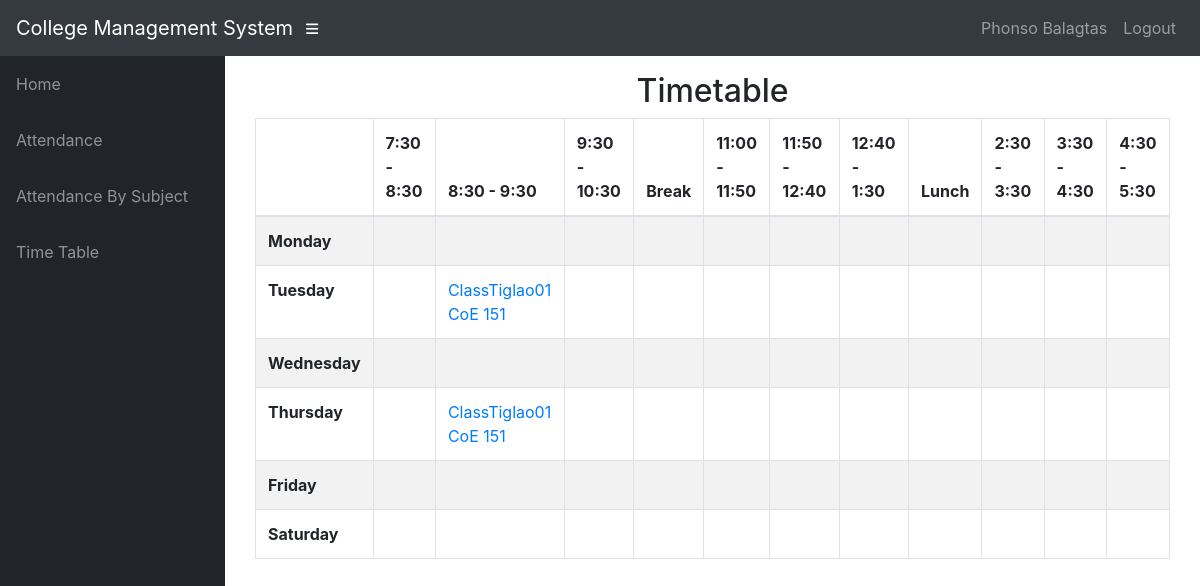
Page /teacher/TeacherOcampo01/t_timetable/ (signed in) on the committed database.
### info/models.py (models this page shows, shortened)
class User(AbstractUser):
    @property
    def is_student(self):
        if hasattr(self, 'student'):
            return True
        return False

class Student(models.Model):
    user = models.OneToOneField(User, on_delete=models.CASCADE, null=True)
    class_id = models.ForeignKey(Class, on_delete=models.CASCADE, default=1)
    USN = models.CharField(primary_key='True', max_length=9, validators=[MinLengthValidator(9), MaxLengthValidator(9)])
    name = models.CharField(max_length=200)
    DOB = models.DateField(default='1998-01-01')

class AssignTime(models.Model):
    assign = models.ForeignKey(Assign, on_delete=models.CASCADE)
    period = models.CharField(max_length=50, choices=time_slots, default='11:00 - 11:50')
    day = models.CharField(max_length=15, choices=DAYS_OF_WEEK)

class Assign(models.Model):
    class_id = models.ForeignKey(Class, on_delete=models.CASCADE)
    course = models.ForeignKey(Course, on_delete=models.CASCADE)
    teacher = models.ForeignKey(Teacher, on_delete=models.CASCADE)
    class Meta:
        unique_together = (('course', 'class_id', 'teacher'),)

class Course(models.Model):
    dept = models.ForeignKey(Dept, on_delete=models.CASCADE)
    id = models.CharField(primary_key='True', max_length=50)
    name = models.CharField(max_length=50)
    shortname = models.CharField(max_length=50, default='X')

### info/views.py (the view)
# urls.py: path('teacher/<slug:teacher_id>/t_timetable/', views.t_timetable, name='t_timetable'),
@login_required()
def t_timetable(request, teacher_id):
    asst = AssignTime.objects.filter(assign__teacher_id=teacher_id)
    class_matrix = [[True for i in range(12)] for j in range(6)]
    for i, d in enumerate(DAYS_OF_WEEK):
        t = 0
        for j in range(12):
            if j == 0:
                class_matrix[i][0] = d[0]
                continue
            if j == 4 or j == 8:
                continue
            try:
                a = asst.get(period=time_slots[t][0], day=d[0])
                class_matrix[i][j] = a
            except AssignTime.DoesNotExist:
                pass
            t += 1
    context = {
        'class_matrix': class_matrix,
    }
    return render(request, 'info/t_timetable.html', context)

### info/templates/info/t_timetable.html
{% extends 'info/base.html' %}
    {% block content %}
    <div class="container">
        <div class="container">
            <div class="row">
                <div class="col-md-12">
                    <h2 class="text-center">
                        Timetable
                    </h2>
                </div>
                <div id="no-more-tables">
                     <div class="table-responsive">
                        <table class="col-sm-12 table table-bordered table-striped table- cf " id="dataTable" width="100%" cellspacing="0">
                            <thead class="cf">
                                <tr>
                                    <th>      </th>
                                    <th>7:30 - 8:30</th>
                                    <th>8:30 - 9:30</th>
                                    <th>9:30 - 10:30</th>
                                    <th>Break</th>
                                    <th>11:00 - 11:50</th>
                                    <th>11:50 - 12:40</th>
                                    <th>12:40 - 1:30</th>
                                    <th>Lunch</th>
                                    <th>2:30 - 3:30</th>
                                    <th>3:30 - 4:30</th>
                                    <th>4:30 - 5:30</th>
                                </tr>
                            </thead>
                            <tbody>
                                {% for i in class_matrix %}
                                <tr>
                                    {% for j in i %}
                                        {% if forloop.counter == 1 %}
                                            <td><b>{{ j }}</b></td>
                                        {% elif j == True %}
                                            <td></td>
                                        {% else %}
                                            <td><a href="{% url 'free_teachers' j.id %}"
                                                    onclick="window.open('{% url 'free_teachers' j.id %}',
                                                                         'newwindow',
                                                                         'width=600,height=400');
                                                              return false;">{{ j.assign.class_id_id }} {{ j.assign.course.shortname }}</a>
                                            </td>
                                        {% endif %}
                                    {% endfor %}
                                </tr>
                                {% endfor %}
                            </tbody>
                        </table>
                     </div>
                </div>
            </div>
        </div>
    </div>
    {% endblock %}

### info/templates/info/base.html (shortened to what this page needs)
<!DOCTYPE html>
<html lang="en">
  <head>
      {% load static %}
    <link href="{% static '/info/bootstrap/vendor/bootstrap/css/bootstrap.min.css' %}" rel="stylesheet">
    <link href="{% static '/info/bootstrap/vendor/fontawesome-free/css/all.min.css' %}" rel="stylesheet" type="text/css">
    <link href="{% static '/info/bootstrap/vendor/datatables/dataTables.bootstrap4.css' %}" rel="stylesheet">
    <link href="{% static '/info/bootstrap/css/sb-admin.css' %}" rel="stylesheet">
  </head>
  <body id="page-top">
    <nav class="navbar navbar-expand navbar-dark bg-dark static-top">
      <a class="navbar-brand mr-1" href="{% url 'index' %}">College Management System</a>
      <button class="btn btn-link btn-sm text-white order-1 order-sm-0" id="sidebarToggle" href="#">
        <i class="fas fa-bars"></i>
      </button>
        <div class="collapse navbar-collapse" id="navbarResponsive">
          <ul class="navbar-nav ml-auto">
            <li class="nav-item">
                {% if request.user.is_student %}
                    <a class="nav-link text-capitalize">{{ request.user.student.name }}</a>
                {% elif request.user.is_teacher %}
                    <a class="nav-link text-capitalize">{{ request.user.teacher.name }}</a>
                {% endif %}
            </li>
            <li class="nav-item">
                <a class="nav-link" href="#" data-toggle="modal" data-target="#logoutModal">Logout</a>
            </li>
          </ul>
        </div>
    </nav>
    <div id="wrapper">
      <ul class="sidebar navbar-nav">
            <li class="nav-item">
              <a class="nav-link" href="{% url 'index' %}">
                <span>Home</span>
              </a>
            </li>
        {% if request.user.is_student %}
            <li class="nav-item">
              <a class="nav-link" href="{% url 'attendance' request.user.student.USN %}">
                <span>Attendance</span>
              </a>
            </li>
            <li class="nav-item">
              <a class="nav-link" href="{% url 'attendance' request.user.student.USN %}">
                <span>Attendance By Subject</span>
              </a>
            </li>
              <li class="nav-item">
              <a class="nav-link" href="{% url 'timetable' request.user.student.class_id_id %}">
                <span>Time Table</span>
              </a>
            </li>
        {% endif %}
      </ul>
      <div id="content-wrapper">
        <div class="container-fluid">
            {% block content %}
            {% endblock %}
        </div>
      </div>
    </div>
  </body>
</html>

### rows in the picture
User: user.student.name "Phonso Balagtas"
AssignTime: i "Tuesday", assign.class_id_id "ClassTiglao01", assign.course.shortname "CoE 151"
AssignTime: i "Thursday", assign.class_id_id "ClassTiglao01", assign.course.shortname "CoE 151"

### other values in the picture
{{ j }} "Monday" "Wednesday" "Friday" "Saturday"
